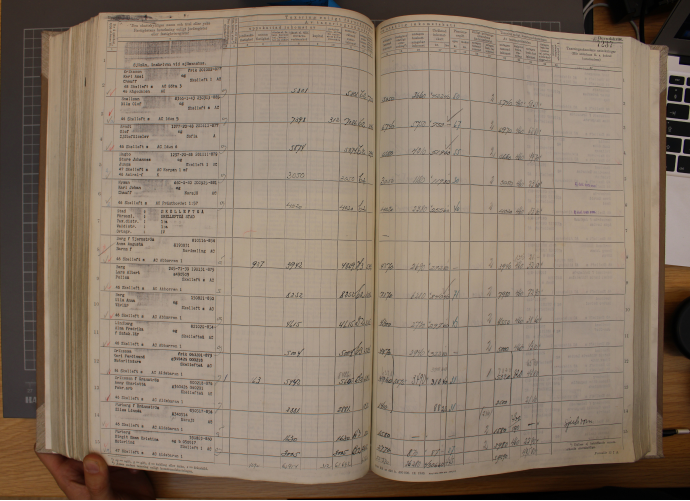
#> input picture IMG_1725.JPG, 1380 x 1001 px (shown at 1/2 size)
$ python -i classifier.py   (imports and definitions only)   (older library calls are emulated)
#> lines starting #> are read from the running program, lines starting #| are printed output that depends on the picture
### sharpening.py
import numpy as np
import scipy as scp
from matplotlib import pyplot as plt
from scipy.interpolate import make_interp_spline, BSpline
# import skimage

from basics import show_img


def eq_hist_sharpen(img, convolve: bool, type="nct", n_segs = 0):
    seg_array = [None] * n_segs
    cdf_array = [None]
    start_x, start_y = 0, 0
    ## Primitively, we can segment the image before sharpening
    # The commented code will segment uniformly, i.e. "slicing the image evenly"
    # May be adjusted to deal with prior segmentation

    # If n_segs is passed with anything other than 0, no sharpening will be done.
    if n_segs != 0:
        return
        # [19 lines of commented-out code are left out]
    else:
        hist, bins = np.histogram(img.flatten(), 256, density=True)
        if type=="t":
            t_cdf = scp.stats.t.cdf(hist, df=255, loc=np.median(hist), scale=np.var(hist))
            t_cdf = t_cdf.cumsum()
            cdf = ((t_cdf - t_cdf.min()) / (t_cdf.max() - t_cdf.min()) * 255)
        elif type=="emp":
            # print("emp")
            cdf = hist.cumsum()
            cdf = ((cdf - cdf.min()) / (cdf.max() - cdf.min()) * 255)
        else:
            # print("nct")
            nct_cdf = scp.stats.nct.cdf(hist, nc=6, df=256, scale=np.var(hist))
            nct_cdf = nct_cdf.cumsum()
            cdf = ((nct_cdf - nct_cdf.min()) / (nct_cdf.max() - nct_cdf.min()) * 255)


    if convolve:
        exp_interv = np.linspace(0, 5.54, num=256)
        exp_signal = np.exp(exp_interv) / 20
        conv = scp.signal.convolve(exp_signal, cdf, mode="same")
        inv_conv = scp.ifft(conv)
        cdf = np.sqrt((np.real(inv_conv) ** 2) + (np.imag(inv_conv) ** 2))

    # Interpolate the image from the CDF
        #print("hello")
    # xnew = np.linspace(bins.min(), bins.max(), 256)
    # spl = make_interp_spline(bins[:-1], hist, k=1)  # type: BSpline
    sharpened = np.interp(img.flatten(), bins[:-1], cdf)
    # [9 lines of commented-out code are left out]
    reshaped = sharpened.reshape(img.shape)
    # [4 lines of commented-out code are left out]

    return reshaped

def sharpen(img, type="nct", convolve=False):
    # proxy name
    return eq_hist_sharpen(img, convolve,  type=type)

### PST.py
"""
Implementation of Phase Stretch Transform (PST) in Python
@author: Madhuri Suthar, Ph.D. candidate, Jalali Lab, Department of Electrical and Computer Engineering,  UCLA
PST or Phase Stretch Transform is a physics-inspired edge detection algorithm that detects intensity variations in an image [1,2].
PST operates on an input greyscale image and outputs an edge map. The output egde map, same as the size of the input image, is binary with
pixel value equal to 1 where the PST operator finds sharp transitions in intensity and 0 elsewhere. The PST operator can also return
a continous level edge map (i.e. without thresholding and morphological operations)
The PST operator cascades Gaussian smoothing, application of a nonlinear frequency-dependent phase kernel in frequency domain and a phase detection in spatial domain.
To implement the first step, an isotropic gaussian filter with a user defined scale (LPF) is designed and operated on the image.
Next, a 2D PST phase kernel is designed in frequency domain and applied to the spectrum of the input image. The output of the transform is the
phase in the spatial domain. The amount of phase applied to the image is frequency dependent with higher amount of phase applied to higher frequency features of the
image. Since sharp transitions, such as edges and corners, contain higher frequencies, PST emphasizes the edge information. Features can
be further enhanced by applying thresholding and morphological operations.
For more information please visit: https://en.wikipedia.org/wiki/Phase_stretch_transform
[out PST_Kernel]= PST(Image,LPF,Phase_strength,Warp_strength, Threshold_min, Threshold_max, Morph_flag) takes the image I and applies
PST phase kernel parameters are described as follows:
Parameters
----------
LPF            : Isotropic Gaussian localization filter Full Width at Half Maximum (FWHM) (min : 0, max : 1)
Phase_strength : PST Kernel Phase Strength (min : 0, max : 1)
Warp_strength  : PST Kernel Warp Strength (min : 0, max : 1)
Threshold_min  : minimum threshold  (min : -1, max : 0)
Threshold_max  : maximum threshold  (min : 0, max : 1)
Morph_flag allows user to compute the analog edge (if Morph_flag=0) or the digital edge (analog edge followed
by thresholding and morphological operations, if Morph_flag=1).
Copyright
---------
PST function  is developed in Jalali Lab at University of California,
Los Angeles (UCLA).  PST is a spin-off from research on the photonic time stretch technique in Jalali lab at UCLA.
More information about the technique can be found in our group
website: http://www.photonics.ucla.edu
This function is provided for research purposes only. A license must be
obtained from the University of California, Los Angeles for any commercial
applications. The software is protected under a US patent.

Citations
---------
1. M. H. Asghari, and B. Jalali, "Edge detection in digital images using dispersive phase stretch," International Journal of Biomedical Imaging, Vol. 2015, Article ID 687819, pp. 1-6 (2015).
2. M. H. Asghari, and B. Jalali, "Physics-inspired image edge detection," IEEE Global Signal and Information Processing Symposium (GlobalSIP 2014), paper: WdBD-L.1, Atlanta, December 2014.
3. M. Suthar, H. Asghari, and B. Jalali, "Feature Enhancement in Visually Impaired Images", IEEE Access 6 (2018): 1407-1415.
4. Y. Han, and B. Jalali, "Photonic time-stretched analog-to-digital converter: Fundamental concepts and practical considerations", Journal of Lightwave Technology 21, no. 12 (2003): 3085.
"""
# Imports
# [] Need to install mahotas library for morphological operations
import math

import cv2
import numpy as np
import mahotas as mh


# Define functions
def cart2pol(x, y):
    theta = np.arctan2(y, x)
    rho = np.hypot(x, y)
    return (theta, rho)


def PST(gs_img):
    # Define various
    # low-pass filtering (also called localization kernel) parameter
    LPF = 0.21  # Gaussian Low Pass Filter
    # PST parameters
    S = 0.48
    W = 12.14
    # Thresholding parameters (for post processing after the edge is computed)
    Threshold_min = -1
    Threshold_max = 0.0019
    # [] Choose to compute the analog or digital edge,
    Morph_flag = 1  # [] To compute analog edge, set Morph_flag=0 and to compute digital edge, set Morph_flag=1
    L = 0.5
    x = np.linspace(-L, L, gs_img.shape[0])
    y = np.linspace(-L, L, gs_img.shape[1])
    [X1, Y1] = (np.meshgrid(x, y))
    X = X1.T
    Y = Y1.T
    [THETA, RHO] = cart2pol(X, Y)
    # print(RHO)

    # Apply localization kernel to the original image to reduce noise
    A = ((np.fft.fft2(gs_img)))
    L = np.fft.fftshift(np.exp(-np.power((np.divide(RHO, math.sqrt((LPF ** 2) / np.log(2)))), 2)))
    # print(L)
    AL = np.real(np.fft.ifft2((np.multiply(A, L))))
    # Constructing the PST Kernel
    PST_Kernel_1 = np.multiply(np.dot(RHO, W), np.arctan(np.dot(RHO, W))) - 0.5 * np.log(
        1 + np.power(np.dot(RHO, W), 2))
    PST_Kernel = PST_Kernel_1 / np.max(PST_Kernel_1) * S
    # Apply the PST Kernel
    temp = np.multiply(np.fft.fftshift(np.exp(-1j * PST_Kernel)), np.fft.fft2(AL))
    B = np.fft.ifft2(temp)

    # Calculate phase of the transformed image
    PHI_features = np.angle(B)

    if Morph_flag == 0:
        out = PHI_features
    else:
        #   find image sharp transitions by thresholding the phase
        features = np.zeros((PHI_features.shape[0], PHI_features.shape[1]))
        features[PHI_features > Threshold_max] = 1  # Bi-threshold decision
        features[PHI_features < Threshold_min] = 1  # as the output phase has both positive and negative values
        features[gs_img < (np.amax(gs_img) / 20)] = 0  # Removing edges in the very dark areas of the image (noise)

        # apply binary morphological operations to clean the transformed image
        out = features
        out = mh.thin(out, 1)
        out = mh.bwperim(out, 4)
        out = mh.thin(out, 1)
        out = mh.erode(out, np.ones((1, 1)));

    return (out, PST_Kernel)

### classifier.py
import random
import re
from copy import deepcopy

import cv2
import numpy as np
import pandas as pd
from matplotlib import pyplot as plt

from PST import PST
from basics import open_file
from bgrem import bgremoval
from line_cleaning import line_cleaning
from morphology import get_morph
from sharpening import sharpen

def get_data():
    kp_data = pd.read_csv("kp_data.csv")
    return kp_data

# [132 lines left out: functions normalization, load_haar_features, train_haar, load_descriptors, not called in this run]


# descriptors = load_descriptors()


def generate_labels(img):
    try:
        kpd = pd.read_csv("kp_data.csv")

    except:
        print("Dataframe does not exist, creating new")
        kpd = pd.DataFrame(columns=["label"])

    iteration = len(kpd) + 1

    copy3c = deepcopy(img)
    fresh3c = deepcopy(copy3c)
    gs = cv2.cvtColor(img, cv2.COLOR_BGR2GRAY)

    ### Some selected preprocessing
    s1 = sharpen(gs, type="nct").astype(np.uint8)
    s_copy = deepcopy(s1)
    mask1 = np.zeros_like(gs).astype(np.uint8)
    mask1[PST(s1)[0]] = 255
    rem_bg = (bgremoval(s1, f=3, g=3, th=2.0, ct=1) * 255).astype(np.uint8)
    _, thresh = cv2.threshold(rem_bg, 0, 255, cv2.THRESH_OTSU)
    b_img = line_cleaning(mask1, thresh,
                          use_Canny=False, is_binary=True).astype(np.uint8)
    grad = get_morph(b_img, morph="gradient", sz=(3, 3), threshold=True)
    # show_img(grad)

    ### Go for kps
    # sift = cv2.SIFT_create()
    out = cv2.connectedComponentsWithStats(grad, connectivity=8)
    # full_kps = sift.detect(s1, None)
    # cv2.drawKeypoints(fresh3c, full_kps, fresh3c,
    #                   flags=cv2.DRAW_MATCHES_FLAGS_DRAW_RICH_KEYPOINTS).astype(np.uint8)
    # show_img(fresh3c)
    n_labels, labels, stats, centroids = out
    # print("n labels:", n_labels)
    # show_img(thresh_img, "grad")

    # Require both marked and unmarked images
    # Marked images are for labeling purposes only
    # Unmarked images are used to save subimages for later keypoint extraction
    marked = []
    unmarked = []

    for i in range(1, n_labels):
        x = stats[i, cv2.CC_STAT_LEFT]
        y = stats[i, cv2.CC_STAT_TOP]
        w = stats[i, cv2.CC_STAT_WIDTH]
        h = stats[i, cv2.CC_STAT_HEIGHT]
        area = stats[i, cv2.CC_STAT_AREA]
        # print(area)
        # (cX, cY) = centroids[i]
        if 50 < area < 40000:
            copy_clean = deepcopy(fresh3c)
            x_start, y_start = (x // 2), (y // 2)
            unmarked.append(fresh3c[y:y + h, x:x + w])
            cv2.rectangle(copy_clean, (x, y), (x + w, y + h), (255, 0, 255), 1)
            marked.append(copy_clean[y_start:y_start + y + h + 200, x_start:x_start + x + w + 400])

    print("-----------------")
    print("CREATING SUB-IMAGE GENERATOR")

    n_subs = len(marked)

    marked_iter = iter(marked)
    unmarked_iter = iter(unmarked)

    del marked
    del unmarked
    i = 1

    ## Make sure not to run imshow more than once
    ## Around ~100 images in matplotlib will be very very slow
    ## Create one instance of an artist instead and refresh the data using set_data()

    ax = plt.axes()
    artist = ax.imshow(next(marked_iter))

    for img in marked_iter:
        print("-----------------")
        print("LABEL SUBIMAGE", i, "OF", n_subs)
        i += 1

        artist.set_data(img)
        plt.pause(0.05)

        ## Categories:
        # 1: undefined
        # 2: machine-typed text
        # 3: handwritten text
        # 4: handwritten digits
        s = input("Define category: ")
        df_entry = {"label": s}
        kpd = kpd.append(df_entry, ignore_index=True)
        kpd.to_csv('kp_data.csv', index=False)

    for img in unmarked_iter:
        _ = cv2.imwrite("labeled_subimages\sub_img_" + str(iteration) + ".png", img)
        iteration += 1


# [28 lines left out: function clean_data, not called in this run]


from scipy.cluster.vq import kmeans, vq


# [98 lines left out: functions bovw, train_classifier, not called in this run]

>>> import cv2
>>> picture = cv2.imread('IMG_1725.JPG')
#> picture is the input picture: shape (1001, 1380, 3); mean B, G, R 105.4, 121.3, 137.7
>>> result = generate_labels(picture)
#> (reads kp_data.csv from the repository)
#> in generate_labels, `gs = cv2.cvtColor(img, cv2.COLOR_BGR2GRAY)`:
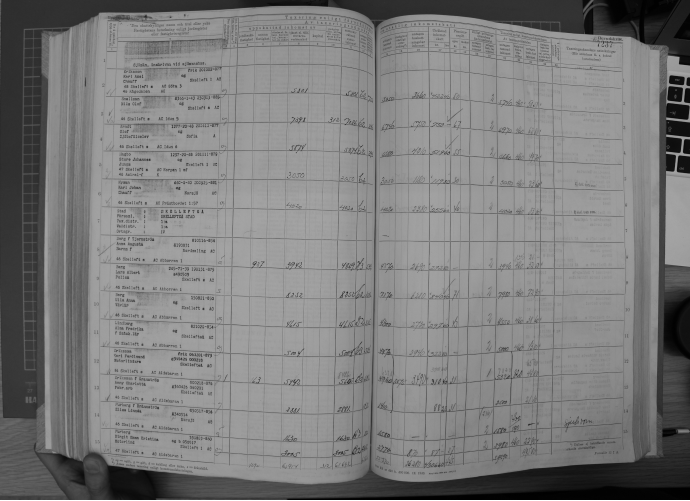
#> gs: shape (1001, 1380) (shown at 1/2 size); min 0, max 255, mean 124.4
#> in eq_hist_sharpen, `hist, bins = np.histogram(img.flatten(), 256, density=True)`: hist = 256 values, max 0.0448 at index 154, min 0 at index 171, mean 0.00392; bins = 257 values from 0 to 255
#> in eq_hist_sharpen, `nct_cdf = scp.stats.nct.cdf(hist, nc=6, df=256, scale=np.var(hist))`: nct_cdf = 256 values, max 1 at index 1, min 9.87e-10 at index 171, mean 0.646
#> in eq_hist_sharpen, `nct_cdf = nct_cdf.cumsum()`: nct_cdf = 256 values from 0.39 to 165.4
#> in eq_hist_sharpen, `cdf = ((nct_cdf - nct_cdf.min()) / (nct_cdf.max() - nct_cdf.min()) * 2..`: cdf = 256 values from 0 to 255
#> in eq_hist_sharpen, `reshaped = sharpened.reshape(img.shape)`:
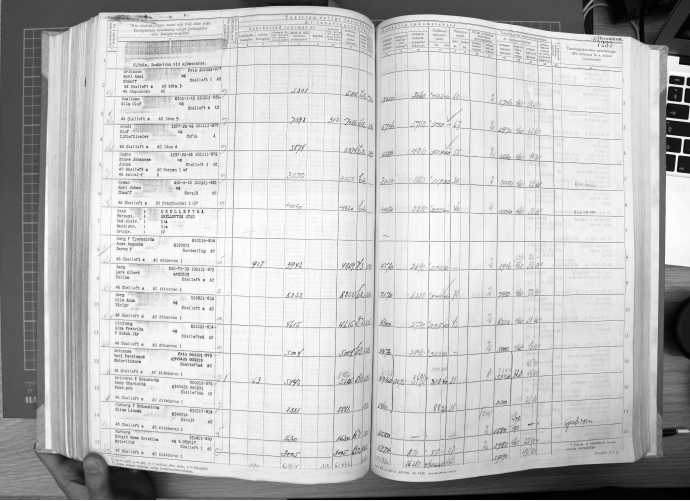
#> reshaped: shape (1001, 1380) float64 (shown at 1/2 size); min 0, max 255, mean 192.8
#> (the run stopped early here; a loop or call above may not have finished)
